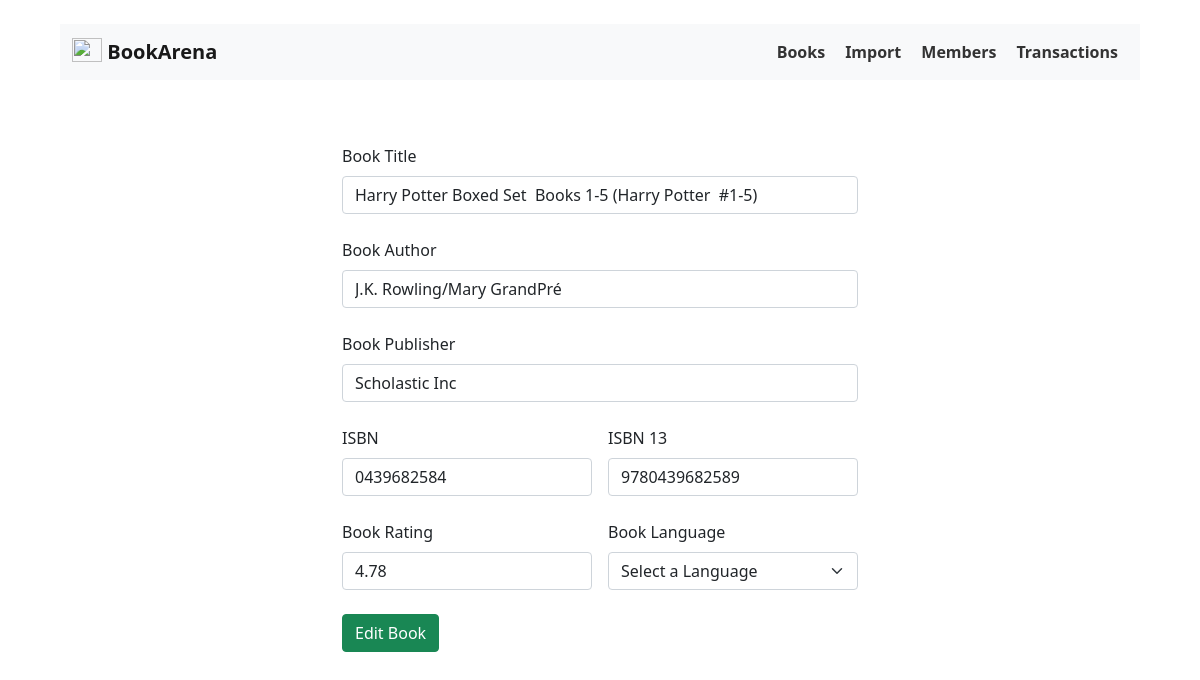
Screenshot of /books/edit/2 with the database file from the repository.
### app/model/Book.py (models this page shows, shortened)
class Book(db.Model):
    __tablename__ = "books"
    id = db.Column(db.Integer, primary_key=True)
    title = db.Column(db.String(50), nullable=False)
    isbn13 = db.Column(db.String(50), unique=True, nullable=False)
    isbn = db.Column(db.String(50), unique=False, nullable=False)
    author = db.Column(db.String, nullable=False)
    language = db.Column(db.String, default="English")
    publisher = db.Column(db.String, default="")
    rating = db.Column(db.Float, default=5)
    date_added = db.Column(db.DateTime, default=datetime.utcnow())
    transactions = relationship("Transaction", back_populates="book")

### app/routes/book_routes.py (the view)
@app.route("/books/edit/<int:id>", methods=["GET", "POST"])
def editBook(id):
    selectedBook = Book.query.get_or_404(id)
    if request.method == "POST":
        try:
            selectedBook.title = request.form.get("title")
            selectedBook.isbn = request.form.get("isbn")
            selectedBook.isbn13 = request.form.get("isbn13")
            selectedBook.author = request.form.get("author")
            selectedBook.language = request.form.get("language", "English")
            selectedBook.publisher = request.form.get("publisher")
            selectedBook.rating = request.form.get("rating", 5)
            db.session.commit()
            flash("Book Updated successfully")
        except:
            flash("Error in updating book details. Check server logs!")
        return redirect(url_for("books"))
    else:
        return render_template(
            "books/form.html",
            book=selectedBook,
            route="edit",
            languages=available_langs,
        )

### app/templates/books/form.html (shortened to what this page needs)
{% extends 'base.html' %}
{% block body %}
<div class="container">
  <div class="row justify-content-center">
    <div class="col-lg-6">
      <div class="addbook mt-5">
        <form action="/books/{{route}}/{{book.id}}" method="POST">
          <div class="mb-4">
            <label for="title" class="form-label">Book Title</label>
            <input value="{{book.title or ""}}" type="text" class="form-control" id="title" name="title"
              placeholder="eg: Adventures of Tom Sawyer">
          </div>
          <div class="mb-4">
            <label for="author" class="form-label">Book Author</label>
            <input value="{{book.author or ""}}" type="text" class="form-control" id="author" name="author"
              placeholder="eg: Mark Twain">
          </div>
          <div class="mb-4">
            <label for="publisher" class="form-label">Book Publisher</label>
            <input value="{{book.publisher}}" type="text" class="form-control" id="publisher" name="publisher"
              placeholder="eg: Scholastic Books">
          </div>
          <div class="row g-3 mb-4">
            <div class="col-md-6">
              <label for="isbn" class="form-label">ISBN</label>
              <input value="{{book.isbn or ""}}" type="text" class="form-control" id="isbn" name="isbn"
                placeholder="Enter ISBN">
            </div>
            <div class="col-md-6">
              <label for="isbn13" class="form-label">ISBN 13</label>
              <input value="{{book.isbn13 or ""}}" type="text" class="form-control" id="isbn13" name="isbn13"
                placeholder="Enter ISBN 13">
            </div>
          </div>
          <div class="row g-3">
            <div class="col-md-6">
              <label for="rating" class="form-label">Book Rating</label>
              <input value="{{book.rating}}" type="number" class="form-control" id="rating" name="rating" min="0"
                step="0.01" max="5" placeholder="eg: 4.5">
            </div>
            <div class="col-md-6">
              <label for="language" class="form-label">Book Language</label>
              <select class="form-select" id="language" name="language">
                <option value="{{book.language}}">Select a Language</option>
              </select>
            </div>
          </div>
          {% if route == "edit" %}
          <button class="btn btn-success mt-4" type="submit">
            Edit Book
          </button>
          {% endif %}
        </form>
      </div>
    </div>
  </div>
</div>
{% endblock %}

### app/static/css/main.css (style rules this page uses)
* { margin: 0; padding: 0; }
body { padding: 2% 5%; }

### rows the page displays
Book: title "Harry Potter Boxed Set Books 1-5 (Harry Potter #1-5)", author "J.K. Rowling/Mary GrandPré", publisher "Scholastic Inc", isbn "0439682584", isbn13 "9780439682589", rating "4.78"
